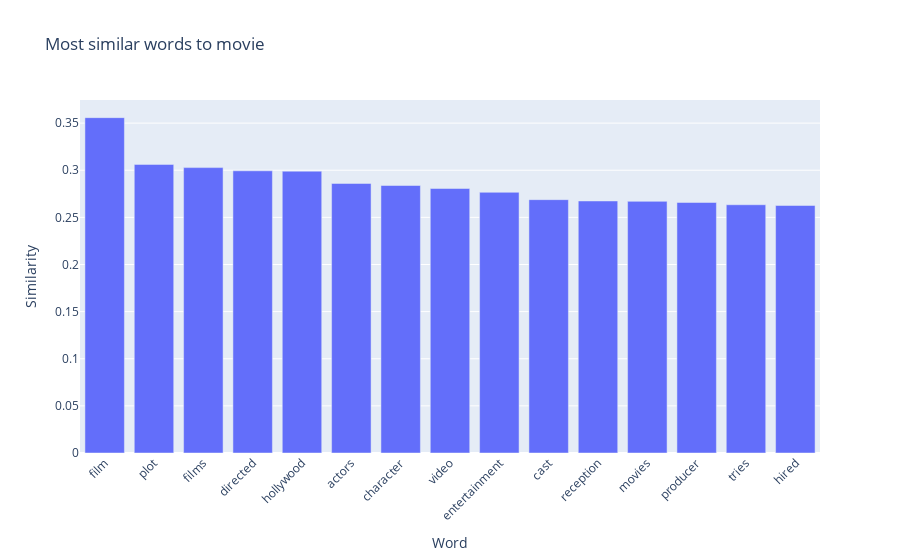

Source (notebook cell):
### Code cell
reference_word = "movie"

plot_k_most_similar_words(reference_word, learned_embeddings, k=15)

### Figure 1 — Plotly figure (JSON) as saved in the notebook; plotly's stock layout.template omitted (floating-point values rounded to 4 significant figures)
{"data": [{"alignmentgroup": "True", "hovertemplate": "Word=%{x}<br>Similarity=%{y}<extra></extra>", "legendgroup": "", "marker": {"color": "#636efa", "pattern": {"shape": ""}}, "name": "", "offsetgroup": "", "orientation": "v", "showlegend": false, "textposition": "auto", "type": "bar", "x": ["film", "plot", "films", "directed", "hollywood", "actors", "character", "video", "entertainment", "cast", "reception", "movies", "producer", "tries", "hired"], "xaxis": "x", "y": [0.3558, 0.3062, 0.3028, 0.2994, 0.299, 0.286, 0.2838, 0.2806, 0.2766, 0.2688, 0.2674, 0.267, 0.2658, 0.2634, 0.2626], "yaxis": "y"}], "layout": {"barmode": "relative", "legend": {"tracegroupgap": 0}, "title": {"text": "Most similar words to movie"}, "xaxis": {"anchor": "y", "domain": [0, 1], "tickangle": -45, "title": {"text": "Word"}}, "yaxis": {"anchor": "x", "domain": [0, 1], "title": {"text": "Similarity"}}}}
